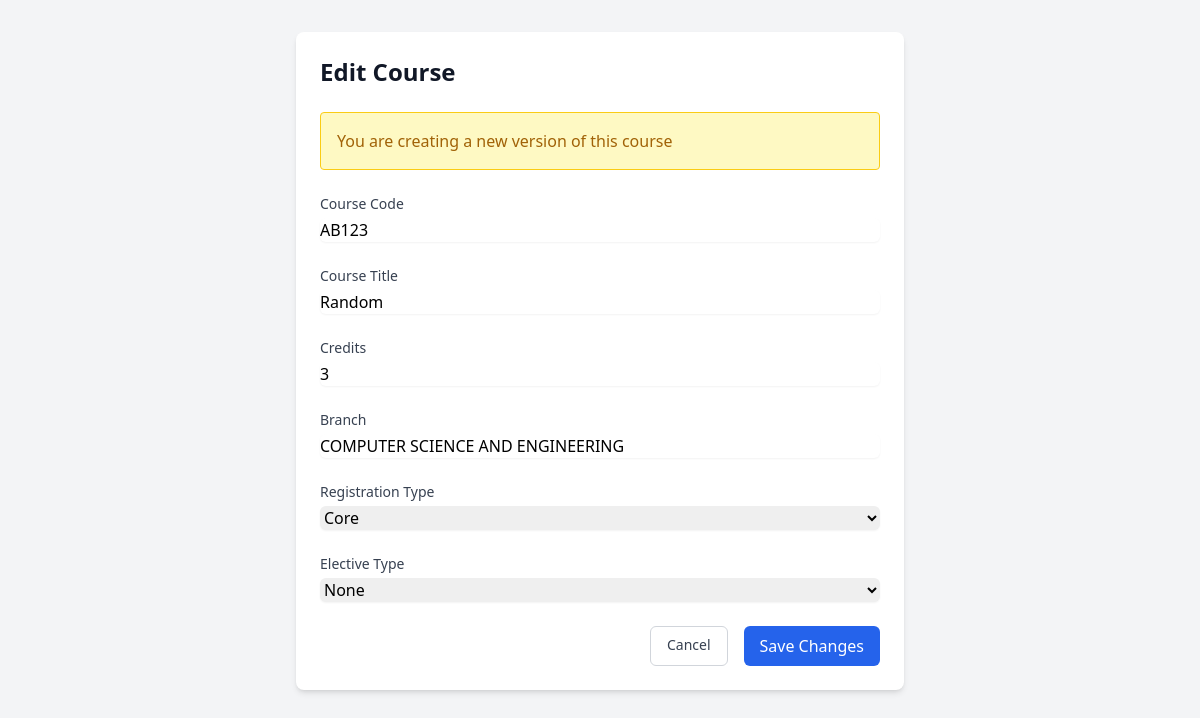
Screenshot of /courses/add_version/1 (signed in) with the database file from the repository.
### tables this page shows
CREATE TABLE courses (
    id INTEGER PRIMARY KEY AUTOINCREMENT,
    course TEXT NOT NULL,
    course_title TEXT NOT NULL,
    credits INTEGER NOT NULL,
    reg_type TEXT NOT NULL,
    elective_type TEXT NOT NULL,
    branch TEXT NOT NULL,
    version INTEGER DEFAULT 1,
    parent_course_id INTEGER,
    is_current BOOLEAN DEFAULT 1
);

### app.py (the view, shortened to what this page needs)
@app.route('/courses/add_version/<int:original_course_id>', methods=['GET', 'POST'])
@login_required
def add_course_version(original_course_id):
    db = get_db()
    original_course = db.execute('SELECT * FROM courses WHERE id = ?', [original_course_id]).fetchone()
    return render_template('edit_course.html', course=original_course, is_version=True)

### app.py (called while the page is built)
def get_db():
    db = getattr(g, '_database', None)
    if db is None:
        db = g._database = sqlite3.connect(DATABASE)
        db.row_factory = sqlite3.Row
    return db

@app.teardown_appcontext
def close_connection(exception):
    db = getattr(g, '_database', None)
    if db is not None:
        db.close()

def login_required(f):
    @wraps(f)
    def decorated_function(*args, **kwargs):
        if 'admin' not in session:
            return redirect(url_for('login'))
        return f(*args, **kwargs)
    return decorated_function

### templates/edit_course.html (shortened to what this page needs)
<!DOCTYPE html>
<html lang="en">
<head>
    <script src="https://cdn.tailwindcss.com"></script>
</head>
<body class="bg-gray-100 min-h-screen">
    <div class="max-w-2xl mx-auto px-4 sm:px-6 lg:px-8 py-8">
        <div class="bg-white rounded-lg shadow-md p-6">
            <h1 class="text-2xl font-bold text-gray-900 mb-6">Edit Course</h1>
            <form method="POST" class="space-y-6">
{% if is_version is defined and is_version %}
<div class="mb-4 bg-yellow-100 border border-yellow-400 text-yellow-700 rounded p-4">
    You are creating a new version of this course
</div>
{% endif %}
                <div>
                    <label for="course" class="block text-sm font-medium text-gray-700">Course Code</label>
                    <input type="text" name="course" id="course" required
                           value="{{ course.course }}"
                           class="mt-1 block w-full rounded-md border-gray-300 shadow-sm focus:border-blue-500 focus:ring-blue-500">
                </div>
                <div>
                    <label for="course_title" class="block text-sm font-medium text-gray-700">Course Title</label>
                    <input type="text" name="course_title" id="course_title" required
                           value="{{ course.course_title }}"
                           class="mt-1 block w-full rounded-md border-gray-300 shadow-sm focus:border-blue-500 focus:ring-blue-500">
                </div>
                <div>
                    <label for="credits" class="block text-sm font-medium text-gray-700">Credits</label>
                    <input type="number" name="credits" id="credits" required
                           value="{{ course.credits }}"
                           class="mt-1 block w-full rounded-md border-gray-300 shadow-sm focus:border-blue-500 focus:ring-blue-500">
                </div>
                <div>
                    <label for="branch" class="block text-sm font-medium text-gray-700">Branch</label>
                    <input type="text" name="branch" id="branch" required
                           value="{{ course.branch }}"
                           class="mt-1 block w-full rounded-md border-gray-300 shadow-sm focus:border-blue-500 focus:ring-blue-500">
                </div>
                <div>
                    <label for="reg_type" class="block text-sm font-medium text-gray-700">Registration Type</label>
                    <select name="reg_type" id="reg_type" required
                            class="mt-1 block w-full rounded-md border-gray-300 shadow-sm focus:border-blue-500 focus:ring-blue-500">
                        <option value="Core" {% if course.reg_type == 'Core' %}selected{% endif %}>Core</option>
                    </select>
                </div>
                <div>
                    <label for="elective_type" class="block text-sm font-medium text-gray-700">Elective Type</label>
                    <select name="elective_type" id="elective_type" required
                            class="mt-1 block w-full rounded-md border-gray-300 shadow-sm focus:border-blue-500 focus:ring-blue-500">
                        <option value="None" {% if course.elective_type == 'None' %}selected{% endif %}>None</option>
                    </select>
                </div>
                <div class="flex justify-end space-x-4">
                    <a href="{{ url_for('view_courses') }}"
                       class="px-4 py-2 border border-gray-300 rounded-md text-sm font-medium text-gray-700 hover:bg-gray-50">
                        Cancel
                    </a>
                    <button type="submit"
                            class="px-4 py-2 bg-blue-600 text-white rounded-md hover:bg-blue-700 focus:outline-none focus:ring-2 focus:ring-blue-500 focus:ring-offset-2">
                        Save Changes
                    </button>
                </div>
            </form>
        </div>
    </div>
</body>
</html>

### rows the page displays
courses: course "AB123", course_title "Random", credits "3", branch "COMPUTER SCIENCE AND ENGINEERING"
